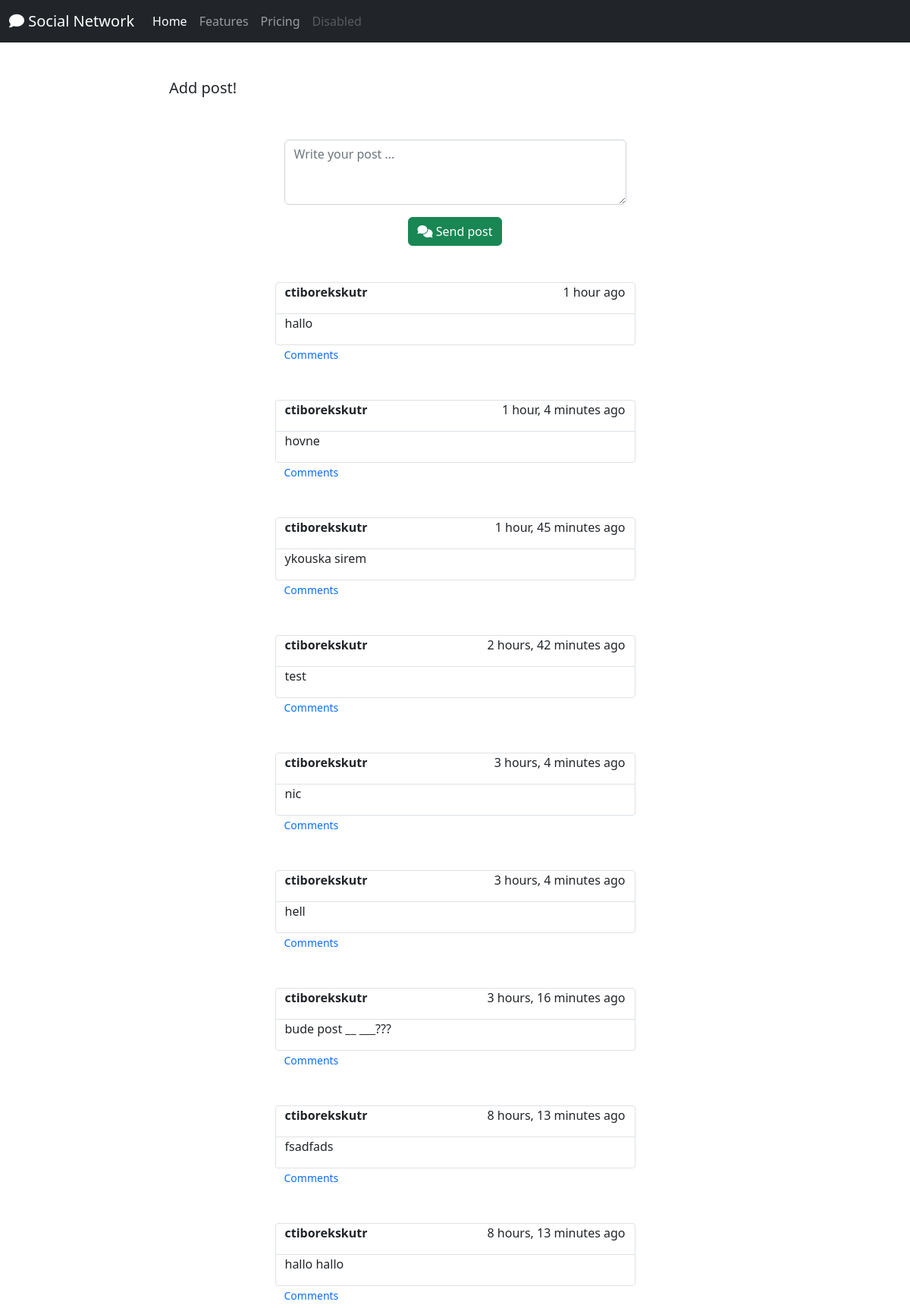
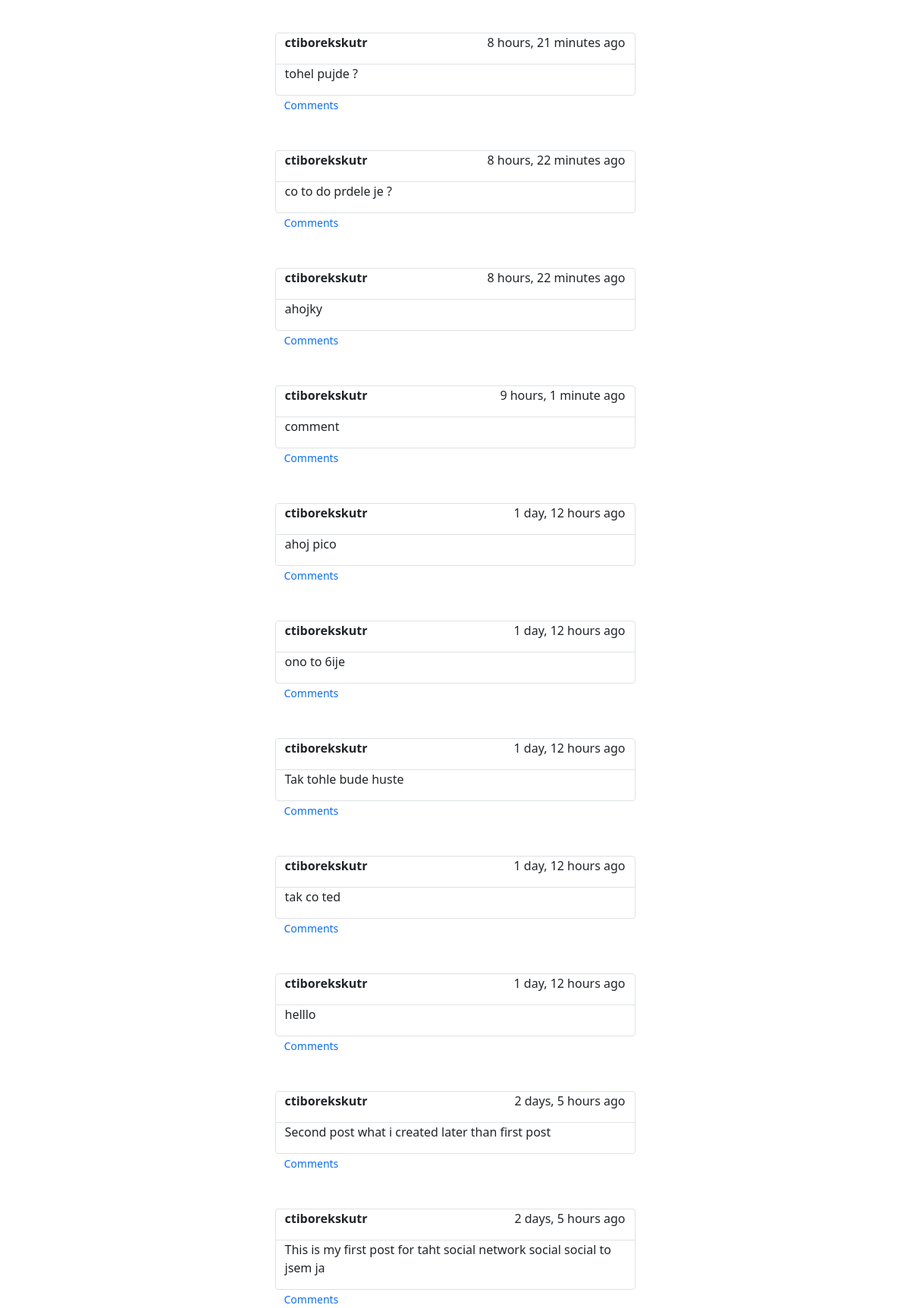
The app's page /social/ with its own data (2 pictures, top to bottom).
### social/models.py (models this page shows)
class Post(models.Model):
    body = models.TextField()
    created_on = models.DateTimeField(default=timezone.now)
    author = models.ForeignKey(User, on_delete=models.CASCADE)

### social/views.py (the view, shortened to what this page needs)
# urls.py: path("", PostListView.as_view(), name='post-list'),
class PostListView(View):
    def get(self, request, *args, **kwargs):
        posts = Post.objects.all().order_by('-created_on')
        comments = Comment.objects.all().order_by('-created_on')
        form = PostForm()
        comment_form = CommentForm()
        context = {
            'post_list': posts,
            'form': form,
            'comments':comments,
            'comment_form':comment_form,
        }
        return render(request, 'social/post_list.html', context)

### social/forms.py
class PostForm(forms.ModelForm):
    body = forms.CharField(
        label='',
        widget = forms.Textarea(attrs={
            'rows':3,
            'placeholder': 'Write your post ...',
            'id': 'body-post-form',
        })
    )
    class Meta:
        model = Post
        fields = ['body']

class CommentForm(forms.ModelForm):
    comment = forms.CharField(
        label='',
        widget = forms.Textarea(attrs={
            'rows':2,
            'placeholder': 'Write your comment ...'
        })
    )
    class Meta:
        model = Comment
        fields = ['comment']

### social/templates/social/post_list.html (shortened to what this page needs)
{% extends 'landing/base.html' %}
{% load crispy_forms_tags %}
{% block content %}
<div class="container">
<div class="row mt-5">
    <div class="col-md-5 col-sm-6 text-center">
        <h5>Add post!</h5>
    </div>
</div>
<div class="row justify-content-center mt-5">
    <div class="col-md-5 col-sm-12 text-center">
        <form action="" method="post" id="add-post-form">
            {{ form | crispy }}
            <div class="">
                <button class="btn btn-success mt-3"><i class="fa-solid fa-comments"></i> Send post</button>
            </div>
        </form>
    </div>
</div>
<div class="post-list">
    {% for post in post_list%}
<div class="row justify-content-center mt-5">
<div class="col-md-5 col-sm-12 text-start border-bottom position-relative border rounded-1">
    <div class="row border-bottom">
        <div class="col-6 text-start">
        <p><strong>{{post.author}}</strong></p></div>
        <div class="col-6 text-end">
         {{post.created_on | timesince}} ago
    </div>
    </div>
        <p>{{post.body}}</p>
    </div>
</div>
<div class="row justify-content-center">
    <div class="col-md-5 col-sm-12 text-start">
        <div class="reply"><small><a class="text-decoration-none" data-bs-toggle="collapse" href="#collapseExample-{{post.id}}" role="button" aria-expanded="false" aria-controls="collapseExample">
            Comments
          </a></small>
             </div>
    </div>
</div>
{% endfor %}
</div>
</div>
{% endblock %}

### records on screen
Post: author "ctiborekskutr", created_on "1 hour", body "hallo"
Post: author "ctiborekskutr", created_on "1 hour, 4 minutes", body "hovne"
Post: author "ctiborekskutr", created_on "1 hour, 45 minutes", body "ykouska sirem"
Post: author "ctiborekskutr", created_on "2 hours, 42 minutes", body "test"
Post: author "ctiborekskutr", created_on "3 hours, 4 minutes", body "nic"
Post: author "ctiborekskutr", created_on "3 hours, 4 minutes", body "hell"
Post: author "ctiborekskutr", created_on "3 hours, 16 minutes", body "bude post __ ___???"
Post: author "ctiborekskutr", created_on "8 hours, 13 minutes", body "fsadfads"
Post: author "ctiborekskutr", created_on "8 hours, 13 minutes", body "hallo hallo"
Post: author "ctiborekskutr", created_on "8 hours, 21 minutes", body "tohel pujde ?"
Post: author "ctiborekskutr", created_on "8 hours, 22 minutes", body "co to do prdele je ?"
Post: author "ctiborekskutr", created_on "8 hours, 22 minutes", body "ahojky"
Post: author "ctiborekskutr", created_on "9 hours, 1 minute", body "comment"
Post: author "ctiborekskutr", created_on "1 day, 12 hours", body "ahoj pico"
Post: author "ctiborekskutr", created_on "1 day, 12 hours", body "ono to 6ije"
Post: author "ctiborekskutr", created_on "1 day, 12 hours", body "Tak tohle bude huste"
Post: author "ctiborekskutr", created_on "1 day, 12 hours", body "tak co ted"
Post: author "ctiborekskutr", created_on "1 day, 12 hours", body "helllo"
Post: author "ctiborekskutr", created_on "2 days, 5 hours", body "Second post what i created later than first post"
Post: author "ctiborekskutr", created_on "2 days, 5 hours", body "This is my first post for taht social network social social to jsem ja"
